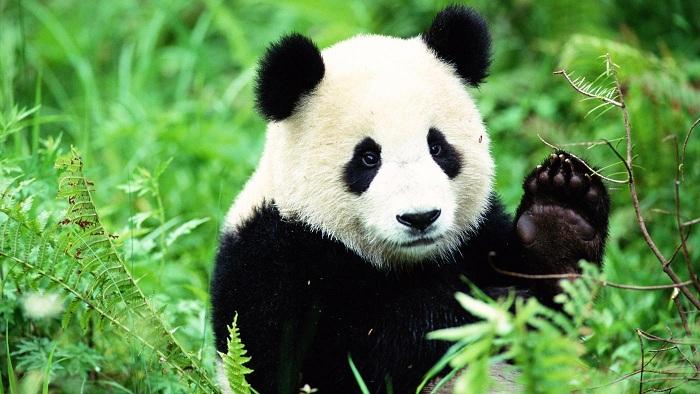
%> input picture Lab1 Pri/panda.jpg, 700 x 394 px
$ octave code3.m   (GNU Octave 9; MATLAB toolbox functions it lacks are replaced by stand-ins)
%> lines starting %> are read from the running program, lines starting %| are printed output that depends on the picture
panda=imread('panda.jpg');
%> panda is the input picture: size 394x700x3 uint8; mean R, G, B 98, 139.3, 81.4
panda_int8=int8(panda);
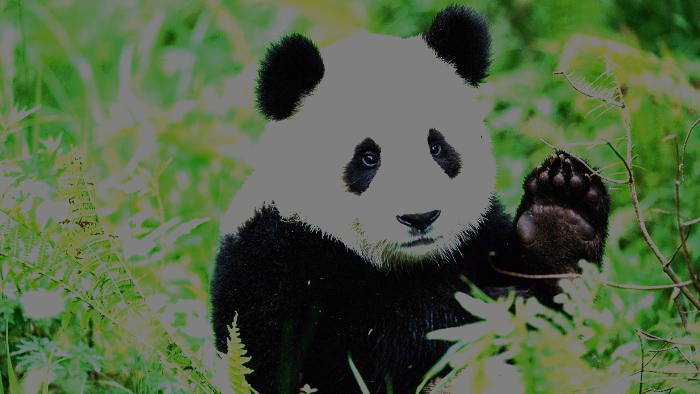
%> panda_int8: size 394x700x3 int8; mean R, G, B 80.9, 98.2, 68
panda_uint8=uint8(panda);
panda_gray=rgb2gray(panda);
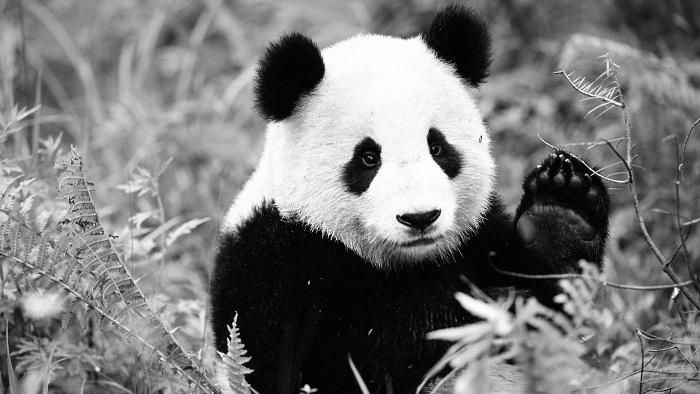
%> panda_gray: size 394x700 uint8; min 0, max 255, mean 120.3
panda_single=im2single(panda);
panda_double=im2double(panda);
panda_int16=im2int16(panda);
panda_uint16=im2uint16(panda);
hold on;
subplot(4,2,1), subimage(panda), title('normal');
subplot(4,2,2), subimage(panda_int8), title('int8');
%> (this line was passed over: subimage is not available in this run)
subplot(4,2,3), subimage(panda_uint8), title('uint8');
subplot(4,2,4), subimage(panda_gray), title('grayscale');
subplot(4,2,5), subimage(panda_single), title('single');
subplot(4,2,6), subimage(panda_double), title('double');
subplot(4,2,7), subimage(panda_int16), title('int16');
subplot(4,2,8), subimage(panda_uint16), title('uint16');
